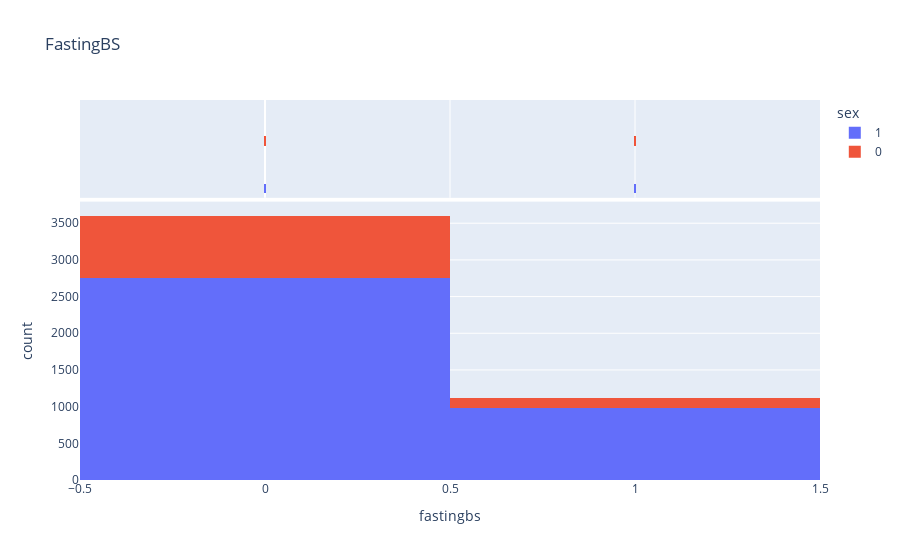

Notebook code cell kept with this figure:
### Code cell
fig2 = px.histogram(df, x='fastingbs',color='sex', marginal="rug", hover_data=df.columns, title = 'FastingBS')
fig2.show()

### Figure 1 — Plotly figure (JSON) as saved in the notebook; plotly's stock layout.template omitted (floating-point values rounded to 4 significant figures; data arrays with more than 128 entries replaced by an {"elided": "..."} marker saying what was removed)
{"data": [{"alignmentgroup": "True", "bingroup": "x", "hovertemplate": "sex=1<br>fastingbs=%{x}<br>count=%{y}<extra></extra>", "legendgroup": "1", "marker": {"color": "#636efa", "pattern": {"shape": ""}}, "name": "1", "offsetgroup": "1", "orientation": "v", "showlegend": true, "type": "histogram", "x": {"elided": "3732 int values"}, "xaxis": "x", "yaxis": "y"}, {"alignmentgroup": "True", "boxpoints": "all", "customdata": {"elided": "3732x11 mixed values"}, "fillcolor": "rgba(255,255,255,0)", "hoveron": "points", "hovertemplate": "sex=%{customdata[1]}<br>fastingbs=%{x}<br>age=%{customdata[0]}<br>chestpaintype=%{customdata[2]}<br>restingbp=%{customdata[3]}<br>cholesterol=%{customdata[4]}<br>restingecg=%{customdata[5]}<br>maxhr=%{customdata[6]}<br>exerciseangina=%{customdata[7]}<br>oldpeak=%{customdata[8]}<br>st_slope=%{customdata[9]}<br>heartdisease=%{customdata[10]}<extra></extra>", "jitter": 0, "legendgroup": "1", "line": {"color": "rgba(255,255,255,0)"}, "marker": {"color": "#636efa", "symbol": "line-ns-open"}, "name": "1", "offsetgroup": "1", "showlegend": false, "type": "box", "x": {"elided": "3732 int values"}, "xaxis": "x2", "yaxis": "y2"}, {"alignmentgroup": "True", "bingroup": "x", "hovertemplate": "sex=0<br>fastingbs=%{x}<br>count=%{y}<extra></extra>", "legendgroup": "0", "marker": {"color": "#EF553B", "pattern": {"shape": ""}}, "name": "0", "offsetgroup": "0", "orientation": "v", "showlegend": true, "type": "histogram", "x": {"elided": "985 int values"}, "xaxis": "x", "yaxis": "y"}, {"alignmentgroup": "True", "boxpoints": "all", "customdata": {"elided": "985x11 mixed values"}, "fillcolor": "rgba(255,255,255,0)", "hoveron": "points", "hovertemplate": "sex=%{customdata[1]}<br>fastingbs=%{x}<br>age=%{customdata[0]}<br>chestpaintype=%{customdata[2]}<br>restingbp=%{customdata[3]}<br>cholesterol=%{customdata[4]}<br>restingecg=%{customdata[5]}<br>maxhr=%{customdata[6]}<br>exerciseangina=%{customdata[7]}<br>oldpeak=%{customdata[8]}<br>st_slope=%{customdata[9]}<br>heartdisease=%{customdata[10]}<extra></extra>", "jitter": 0, "legendgroup": "0", "line": {"color": "rgba(255,255,255,0)"}, "marker": {"color": "#EF553B", "symbol": "line-ns-open"}, "name": "0", "offsetgroup": "0", "showlegend": false, "type": "box", "x": {"elided": "985 int values"}, "xaxis": "x2", "yaxis": "y2"}], "layout": {"barmode": "relative", "legend": {"title": {"text": "sex"}, "tracegroupgap": 0}, "title": {"text": "FastingBS"}, "xaxis": {"anchor": "y", "domain": [0, 1], "title": {"text": "fastingbs"}}, "xaxis2": {"anchor": "y2", "domain": [0, 1], "matches": "x", "showgrid": true, "showticklabels": false}, "yaxis": {"anchor": "x", "domain": [0, 0.7326], "title": {"text": "count"}}, "yaxis2": {"anchor": "x2", "domain": [0.7426, 1], "matches": "y2", "showgrid": false, "showline": false, "showticklabels": false, "ticks": ""}}}
